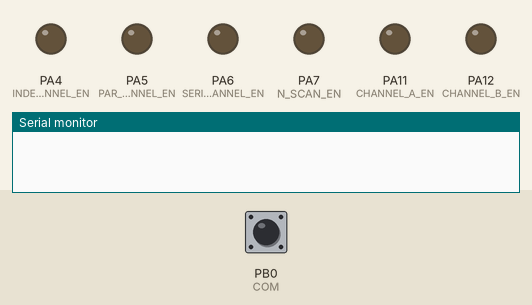
Simulated run of this sketch. Board: STM32 Blue Pill. Parts: output pins drawn as LEDs (lit = HIGH), the last lines printed to the serial monitor. Inputs (shaded band) come from the test bench; at power-on: PB0 (COM) LOW. Pins used as bus, display or sensor lines are not drawn.

Above: at 0.0 s.
At 1.3 s:
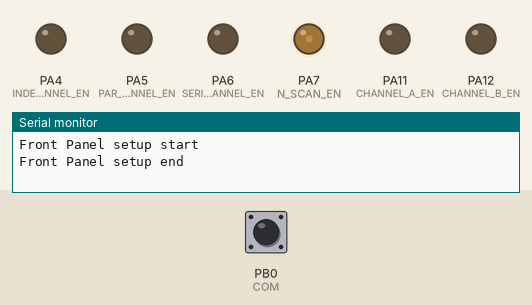
1.4 s: PB0 (COM) driven HIGH
3.4 s: PB0 (COM) driven LOW
4.9 s: PB0 (COM) pulsed HIGH 2 times (0.12 s each, 0.3 s apart)
7.0 s: PB0 (COM) pulsed HIGH 5 times (0.12 s each, 0.3 s apart)
Timing chart, 0 to 10.0 s (numbered marks = the images above; inputs shaded):
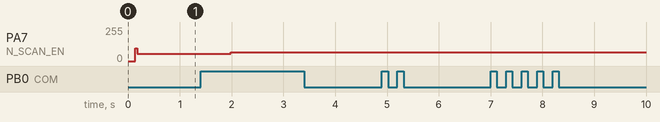

The sketch:

FrontPanel.ino
```cpp
#include "FrontPanel.h"

FrontPanel fp;

void setup()
{
    fp.begin();
}

void loop()
{
    fp.update();
}
```

FrontPanel.cpp
```cpp
#include "FrontPanel.h"
#include <Arduino.h>
#include <Wire.h>
#include <wiring_digital.h>

FrontPanel::FrontPanel()
    //Serial(PA3, PA2)
{

}

int receivedCommand = 0;
int receivedSize = 0;
char receiveBuffer[10];
uint16_t buttonState = 0;
int ledStatusMask = 0;

int lastStateCLK = 0;

void receiveEvent(int msgSize)
{
    if (msgSize > 10) {
        Serial.println("Message too large received :(");
        return;
    }
    receivedSize = 0;
    while (Wire.available() > 0) {
        receiveBuffer[receivedSize] = Wire.read();
        receivedSize++;
    }
    if (receivedSize != msgSize) {
        Serial.print("[ERROR] Expected msgSize = ");
        Serial.print(msgSize);
        Serial.print("   Actual msgSize = ");
        Serial.println(receivedSize);
        return;
    }
}


uint16_t lastStateSent = 0;
void requestEvent()
{
    uint8_t sendBuf[2];
    switch (receiveBuffer[0]) {
    case 0x01:  // Read keyboard status
        sendBuf[0] = buttonState & 0xFF;
        sendBuf[1] = buttonState >> 8;
        if (buttonState != lastStateSent) {
            Serial.print("[CMD] Read keyboard status. Sending ");
            Serial.println(buttonState, HEX);
            lastStateSent = buttonState;
        }
        Wire.write(sendBuf, 2);
        break;
    case 0x02:  // Set LED status
        ledStatusMask = receiveBuffer[1];
        Wire.write(0x00);  // Send OK
        break;
    default:
        Serial.print("Unknown command received: [");
        for (int i = 0; i < receivedSize; ++i) {
            Serial.print("0x");
            Serial.print(receiveBuffer[i], HEX);
            Serial.print(" ");
        }
        Serial.println("]");
    }
}

void FrontPanel::begin()
{
    Serial.begin(115200);
    delay(100);
    Serial.println("Front Panel setup start");

    Wire.setSCL(I2C_SCL);
    Wire.setSDA(I2C_SDA);
    Wire.begin(0x42);
    Wire.onRequest(requestEvent);
    Wire.onReceive(receiveEvent);

    pinMode(INDEP_CHANNEL_EN, OUTPUT);
    pinMode(PAR_CHANNEL_EN, OUTPUT);
    pinMode(SERIES_CHANNEL_EN, OUTPUT);
    pinMode(CHANNEL_A_EN, OUTPUT);
    pinMode(CHANNEL_B_EN, OUTPUT);

    pinMode(S0, OUTPUT);
    pinMode(S1, OUTPUT);
    pinMode(S2, OUTPUT);
    pinMode(S3, OUTPUT);
    pinMode(N_SCAN_EN, OUTPUT);
    pinMode(COM, INPUT_PULLDOWN);
    // Disable the multiplexer
    digitalWrite(N_SCAN_EN, 1);


//	lastStateCLK = 0;


    Serial.println("Front Panel setup end");
}


void FrontPanel::updateLeds()
{
    digitalWrite( INDEP_CHANNEL_EN, (ledStatusMask & 0x01) != 0);
    digitalWrite(   PAR_CHANNEL_EN, (ledStatusMask & 0x02) != 0);
    digitalWrite(SERIES_CHANNEL_EN, (ledStatusMask & 0x04) != 0);
    digitalWrite(     CHANNEL_A_EN, (ledStatusMask & 0x08) != 0);
    digitalWrite(     CHANNEL_B_EN, (ledStatusMask & 0x10) != 0);
}

uint16_t FrontPanel::readButtonState(int buttonNum)
{
    // Disable while changing the address
    digitalWrite(N_SCAN_EN, 1);
    // Set up address to read
    digitalWrite(S0, buttonNum & 0x01);
    digitalWrite(S1, (buttonNum & 0x02) >> 1);
    digitalWrite(S2, (buttonNum & 0x04) >> 2);
    digitalWrite(S3, (buttonNum & 0x08) >> 3);
    // Enable multiplexer
    digitalWrite(N_SCAN_EN, 0);
    int state = digitalRead(COM);
    return (state == HIGH)? 1 : 0;
}

uint16_t FrontPanel::scanKeys()
{
    uint16_t newButtonState = 0;
    for (int i = 0; i < 16; ++i) {
        newButtonState = newButtonState | (readButtonState(i) << i);
    }
    return newButtonState;
}

/***
 * MUX inputs
 * ----------
 *  0: GND
 *  1: ABSelect
 *  2: ParSelect
 *  3: SerSelect
 *  4: GND
 *  5: GND
 *  6: IndSelect
 *  7: LArrow
 *  8: RArrow
 *  9: GND
 * 10: GND
 * 11: ENC_CLK
 * 12: ENC_DT
 * 13: ENC_SWITCH
 * 14: CHB_EN
 * 15: CHA_EN
 ***/
int MuxPin_GND        = 0b0000000000000000;
int MuxPin_ABSelect   = 0b0000000000000010;
int MuxPin_ParSelect  = 0b0000000000000100;
int MuxPin_SerSelect  = 0b0000000000001000;
int MuxPin_IndSelect  = 0b0000000001000000;
int MuxPin_LArrow     = 0b0000000010000000;
int MuxPin_RArrow     = 0b0000000100000000;
int MuxPin_ENC_CLK    = 0b0000100000000000;
int MuxPin_ENC_DT     = 0b0001000000000000;
int MuxPin_ENC_SWITCH = 0b0010000000000000;
int MuxPin_CHB_EN     = 0b0100000000000000;
int MuxPin_CHA_EN     = 0b1000000000000000;

int onLed = 0;
int ledId[5] = {1,4,2,8,16};

void FrontPanel::update()
{
    const int buttonsToCheck[5] = {
        MuxPin_IndSelect,
        MuxPin_ParSelect,
        MuxPin_SerSelect,
        MuxPin_CHA_EN,
        MuxPin_CHB_EN
    };
    int newButtonState = scanKeys();
    if (newButtonState != buttonState) {
        Serial.print("New button state: ");
        Serial.println(newButtonState, HEX);

    //     for (int i = 0; i < 5; ++i) {
    //         if (!(buttonState & buttonsToCheck[i]) && (newButtonState & buttonsToCheck[i])) {
    //             // Button 'buttonIdx' was pressed
    //             // Change state of led i
    //             ledStatusMask = ledStatusMask ^ (1 << i);
    //         }
    //     }
    //    buttonState = newButtonState;
    }
	buttonState = newButtonState;
    // Read the current state of CLK
	// int currentStateCLK = (buttonState & MuxPin_ENC_CLK) != 0;
	// int currentStateDT = (buttonState & MuxPin_ENC_DT) != 0;

	// // If last and current state of CLK are different, then pulse occurred
	// // React to only 1 state change to avoid double count
	// if (currentStateCLK != lastStateCLK  && currentStateCLK == 1){
	// 	// If the DT state is different than the CLK state then
	// 	// the encoder is rotating CCW so decrement
	// 	if (currentStateDT != currentStateCLK) {
    //         onLed = (onLed + 1)%5;
	// 	} else {
	// 		// Encoder is rotating CW so increment
    //         onLed = (onLed + 4)%5;
	// 	}
	// }

	// // Remember last CLK state
	// lastStateCLK = currentStateCLK;

	// // Read the button state
	// int btnState = digitalRead(SW);

	// //If we detect LOW signal, button is pressed
	// if (btnState == LOW) {
	// 	//if 50ms have passed since last LOW pulse, it means that the
	// 	//button has been pressed, released and pressed again
	// 	if (millis() - lastButtonPress > 50) {
	// 		Serial.println("Button pressed!");
	// 	}

	// 	// Remember last button press event
	// 	lastButtonPress = millis();
	// }

//    onLed = (onLed + 1)%5;
//    onLed = 4;
//    ledStatusMask = ledId[onLed];
//    Serial.println(ledStatusMask);

    updateLeds();
}
```

FrontPanel.h
```cpp
#pragma once

#include <Arduino.h>

class FrontPanel
{
public:
    FrontPanel();
    void begin();
    void update();

private:
    uint16_t readButtonState(int buttonNum);
    uint16_t scanKeys();
    void updateLeds();

private:
    const int INDEP_CHANNEL_EN = PA4;
    const int PAR_CHANNEL_EN = PA5;
    const int SERIES_CHANNEL_EN = PA6;
    const int CHANNEL_A_EN = PA11;
    const int CHANNEL_B_EN = PA12;
    const int I2C_SCL = PB8;
    const int I2C_SDA = PB9;
    const int S0 = PA0;
    const int S1 = PA13;
    const int S2 = PA1;
    const int S3 = PB3;
    const int COM = PB0;
    const int N_SCAN_EN = PA7;
};
```
